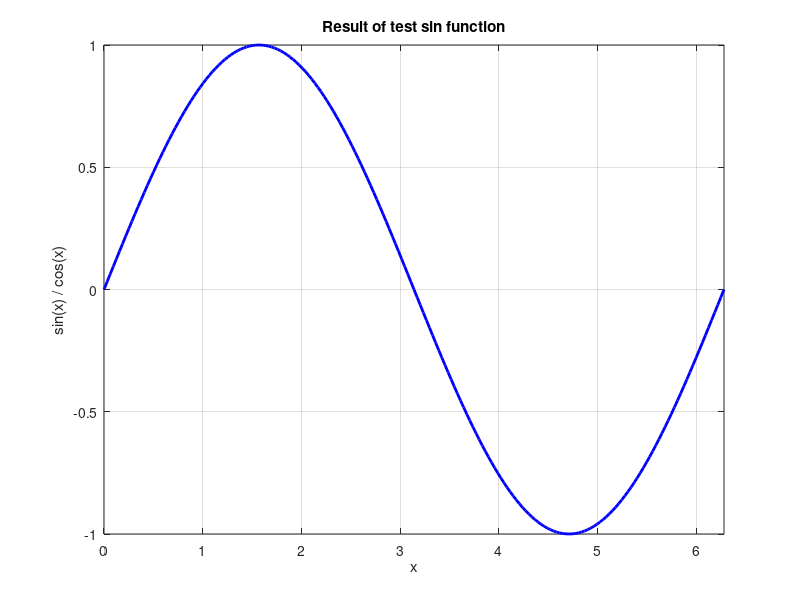

Recreate this plot in MATLAB. (Note: this script raises an error after producing the figure.)
%% Creating testdefinitions

%% running an individual test

%% Running tests automatically with mtestengin


function testresult = sin_test
%% #Case1 Description (IncludeCode = false & EvaluateCode = true)
% This test file demonstrates the possibilities of the automatic test
% engine incorporated in the source code of WaveLab. Any file that ends
% with "__test.m_" is analysed and run / published according to the
% following rules:
%
% Each test file should contain the following sections:
%
%%
% These three cells describe, define and run a test and publish the
% results. All cells should start with *#CaseX* (in which X denotes the
% testcase number, so that multiple tests can be defined in one file). 
%
%% *%% #CaseX Descripton*
%
% Describes the tests. This part of the code is published with the publish
% function. This implies that formatting of the text can be applied
% according to the cell formatting rules. This for example enables the use
% of:
%
% * bullets
%
% # numbered bulltets
% 
% * An external image
% * An equation:
%
% $$e^{\pi i} + 1 = 0$$
% 
% * html code
% * and much more....
%
% The header of the cell can contain two attributes:
%
% # IncludeCode
% # EvaluateCode
%
% These two attributes can either be true or false and refer to the
% settings that can be set in the publish function. An example of the
% useage of the attribute IncludeCode:
% 
% *%% #Case1 Description (IncludeCode = true)*
%
%% *%% #CaseX RunTest*
%
% This section is not published. You can type any code in this section to
% perform the test described in the *Description* section. The automatic
% test engine tries to create an overview page of the successfull tests. To
% do this the RunTest section should at least provide a boolean named
% _"testresult"_ at the end, indicating whether this test was successfull 
% or not. 
%
%% *%% #CaseX TestResults*
%
% This section is used to create a result page of the test. By default the
% test result is only incorporated in the overview page. In case you want
% to create a result page for the test in particular (for example to plot
% some figures) this section can be used. The page is created by applying
% the publish function to the text in this region. All formatting rules as
% described in the matlab help for cell editing can therefore be used (Most
% functionalities can also be found in matlabs _"Cell"_ menu item.

%% #Case1 RunTest
% Any cell that is named in the above way is considered testcode. 
% This code is not included in any documentation. It only functiones to
% perform a test. The number of the testcase can be specified, so that 
% multiple tests can be included in one file. There should be at least
% one cell with this format in the file. The test code is required to 
% produce one output variable named _"testresult"_ (boolean) to indicate 
% the success of the test. 
%
% The following test is an example:

x = 0 : (2*pi()/200) : 2*pi();
try
    y = sin(x);
catch
    y = nan(size(x));
end

%%
% With the above code we tested the function. It is now important that we
% tell the test engine whether this test was a success:

testresult = y(151)==-1;

%% #Case1 TestResults (IncludeCode = false & EvaluateCode = true)
% This section is used to print a html page. The variables created in the
% *RunTest* section can be used for the visualization. In the same way as
% with the description also the two attributes can be specified. In many
% case one only wants a figure to appear on the result page and not the 
% complete code that was used to create the figure.

%% Print results
% At the end of a cell figures are printed and included in the html page.
% If we do not want the figure to appear in the next cell we can do two
% things:
%
% # Force a snapshot in the cell we want the figure to appear and delete
% the figure afterwards (matlab command "snapnow;").
% # Let matlab print the figure at the end of the cell and close the figure
% before the end of the following cell:
figure(...
    'Color','w');
box on
grid on
hold on
xlim([0 2*pi()]);
xlabel('x');
ylabel('sin(x) / cos(x)');
title('Result of test sin function');
plot(x,y,...
    'Color','b',...
    'LineWidth',2,...
    'DisplayName','TestResult')
snapnow;
plot(x,cos(x),...
    'Color','r',...
    'LineStyle','--',...
    'DisplayName','Data for Comparison');

legend show

%%
% After any matlab code we can continue writing with the use of an empty
% cell header.

close(gcf);
%% New cell
% Defininf a new cell creates a new chapter in the html page and adds a
% content list on top of the page.

%% Second New Cell.
% Just some cell
figure(14);

%% #Case2 RunTest
testresult = true;
figure(10);
figure(3);

%% #Case2 Description (IncludeCode = true)
% This second case just tests the possibility of multiple test cases. It has no visualization. 
% The test result is always true. 
%
% This section also shows that it is not necessary to first give the description of the test and
% than the testcode. The three parts of the test definition can be in any order.
